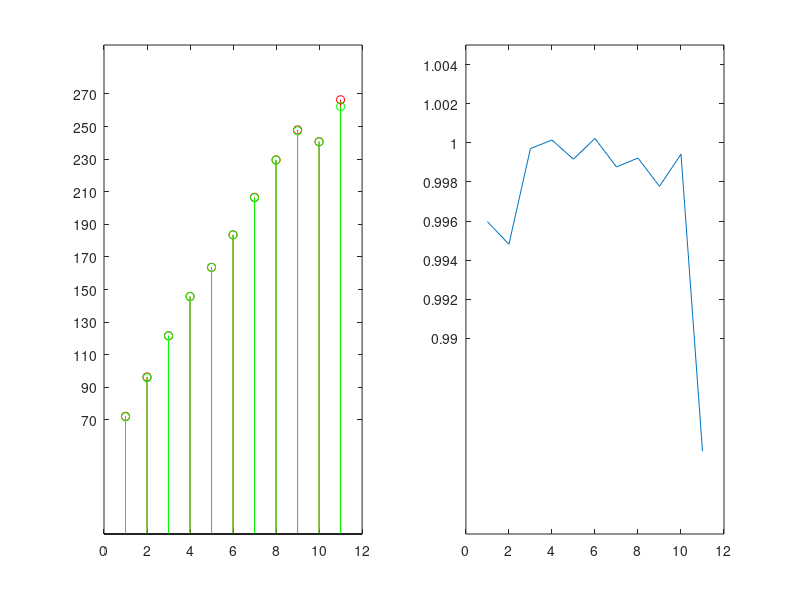

This figure's MATLAB source:
x = 1:11;
y1 = [72.182 96.386 121.606 145.698 163.652 183.523 206.563 229.564 247.903 240.728 266.408];
y2 = [71.891 95.886 121.570 145.719 163.515 183.564 206.308 229.385 247.352 240.588 262.208];
y3 = y2./y1;
subplot(1,2,1);
stem(x,y1,'r');
set(gca,'yTick',[70 90 110 130 150 170 190 210 230 250 270]);
hold on;
stem(x,y2,'g');
set(gca,'yTick',[70 90 110 130 150 170 190 210 230 250 270]);
hold on;
subplot(1,2,2);
plot(x,y3);
set(gca,'yTick',[0.990 0.992 0.994 0.996 0.998 1.000 1.002 1.004 1.006 1.008 1.010]);
